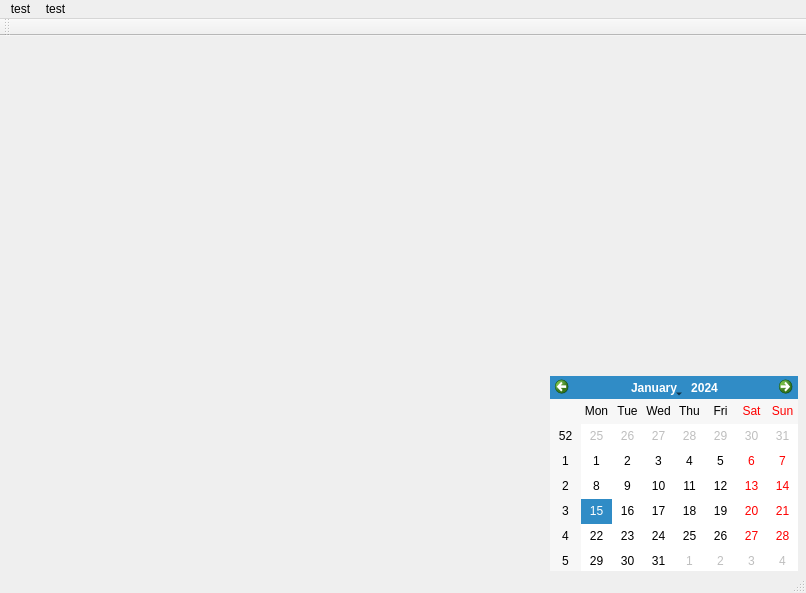
<?xml version="1.0" encoding="UTF-8"?>
<ui version="4.0">
 <class>MainWindow</class>
 <widget class="QMainWindow" name="MainWindow">
  <property name="geometry">
   <rect>
    <x>0</x>
    <y>0</y>
    <width>806</width>
    <height>593</height>
   </rect>
  </property>
  <property name="windowTitle">
   <string>MainWindow</string>
  </property>
  <widget class="QWidget" name="centralWidget">
   <widget class="QCalendarWidget" name="calendarWidget">
    <property name="geometry">
     <rect>
      <x>550</x>
      <y>340</y>
      <width>248</width>
      <height>197</height>
     </rect>
    </property>
   </widget>
  </widget>
  <widget class="QMenuBar" name="menuBar">
   <property name="geometry">
    <rect>
     <x>0</x>
     <y>0</y>
     <width>806</width>
     <height>23</height>
    </rect>
   </property>
   <widget class="QMenu" name="menutest">
    <property name="title">
     <string>test</string>
    </property>
    <widget class="QMenu" name="menubar">
     <property name="title">
      <string>bar</string>
     </property>
     <addaction name="actionbar1"/>
     <addaction name="actionbar2"/>
     <addaction name="actionbar3"/>
     <addaction name="separator"/>
     <addaction name="actionbar_2"/>
     <addaction name="actionbar5"/>
    </widget>
    <addaction name="separator"/>
    <addaction name="menubar"/>
   </widget>
   <widget class="QMenu" name="menutest_2">
    <property name="title">
     <string>test</string>
    </property>
    <addaction name="action77"/>
    <addaction name="action99"/>
    <addaction name="action88"/>
   </widget>
   <addaction name="menutest"/>
   <addaction name="menutest_2"/>
  </widget>
  <widget class="QToolBar" name="mainToolBar">
   <attribute name="toolBarArea">
    <enum>TopToolBarArea</enum>
   </attribute>
   <attribute name="toolBarBreak">
    <bool>false</bool>
   </attribute>
  </widget>
  <widget class="QStatusBar" name="statusBar"/>
  <action name="actionbar1">
   <property name="text">
    <string>bar1</string>
   </property>
  </action>
  <action name="actionbar2">
   <property name="text">
    <string>bar2</string>
   </property>
  </action>
  <action name="actionbar3">
   <property name="text">
    <string>bar3</string>
   </property>
  </action>
  <action name="actionbar_2">
   <property name="text">
    <string>bar</string>
   </property>
  </action>
  <action name="actionbar5">
   <property name="text">
    <string>bar5</string>
   </property>
  </action>
  <action name="action77">
   <property name="text">
    <string>77</string>
   </property>
  </action>
  <action name="action99">
   <property name="text">
    <string>99</string>
   </property>
  </action>
  <action name="action88">
   <property name="text">
    <string>88</string>
   </property>
  </action>
 </widget>
 <layoutdefault spacing="6" margin="11"/>
 <resources/>
 <connections/>
</ui>
